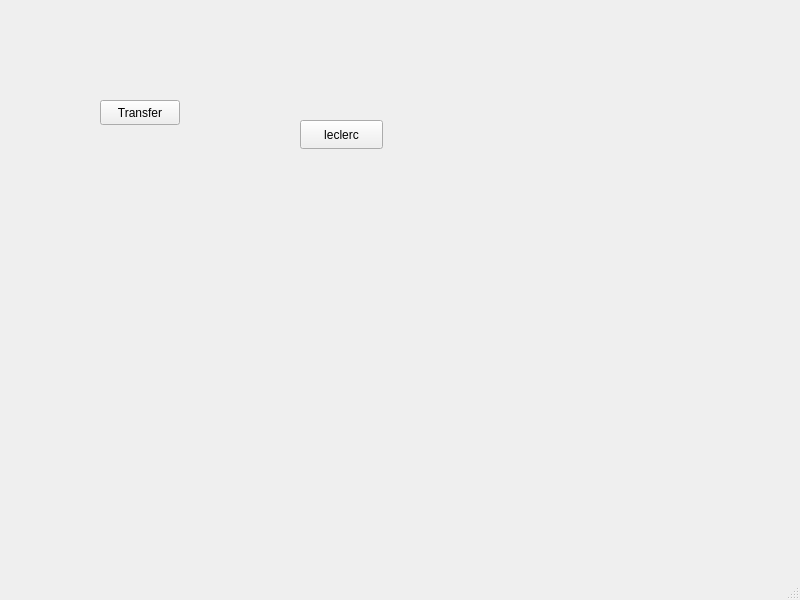
<?xml version="1.0" encoding="UTF-8"?>
<ui version="4.0">
 <class>MainWindow</class>
 <widget class="QMainWindow" name="MainWindow">
  <property name="geometry">
   <rect>
    <x>0</x>
    <y>0</y>
    <width>800</width>
    <height>600</height>
   </rect>
  </property>
  <property name="windowTitle">
   <string>MainWindow</string>
  </property>
  <widget class="QWidget" name="centralwidget">
   <widget class="QPushButton" name="pushButton">
    <property name="geometry">
     <rect>
      <x>100</x>
      <y>100</y>
      <width>80</width>
      <height>25</height>
     </rect>
    </property>
    <property name="text">
     <string>Transfer</string>
    </property>
   </widget>
   <widget class="QPushButton" name="pushButton_2">
    <property name="geometry">
     <rect>
      <x>300</x>
      <y>120</y>
      <width>83</width>
      <height>29</height>
     </rect>
    </property>
    <property name="text">
     <string>leclerc</string>
    </property>
   </widget>
  </widget>
  <widget class="QMenuBar" name="menubar">
   <property name="geometry">
    <rect>
     <x>0</x>
     <y>0</y>
     <width>800</width>
     <height>25</height>
    </rect>
   </property>
  </widget>
  <widget class="QStatusBar" name="statusbar"/>
 </widget>
 <resources/>
 <connections/>
</ui>
